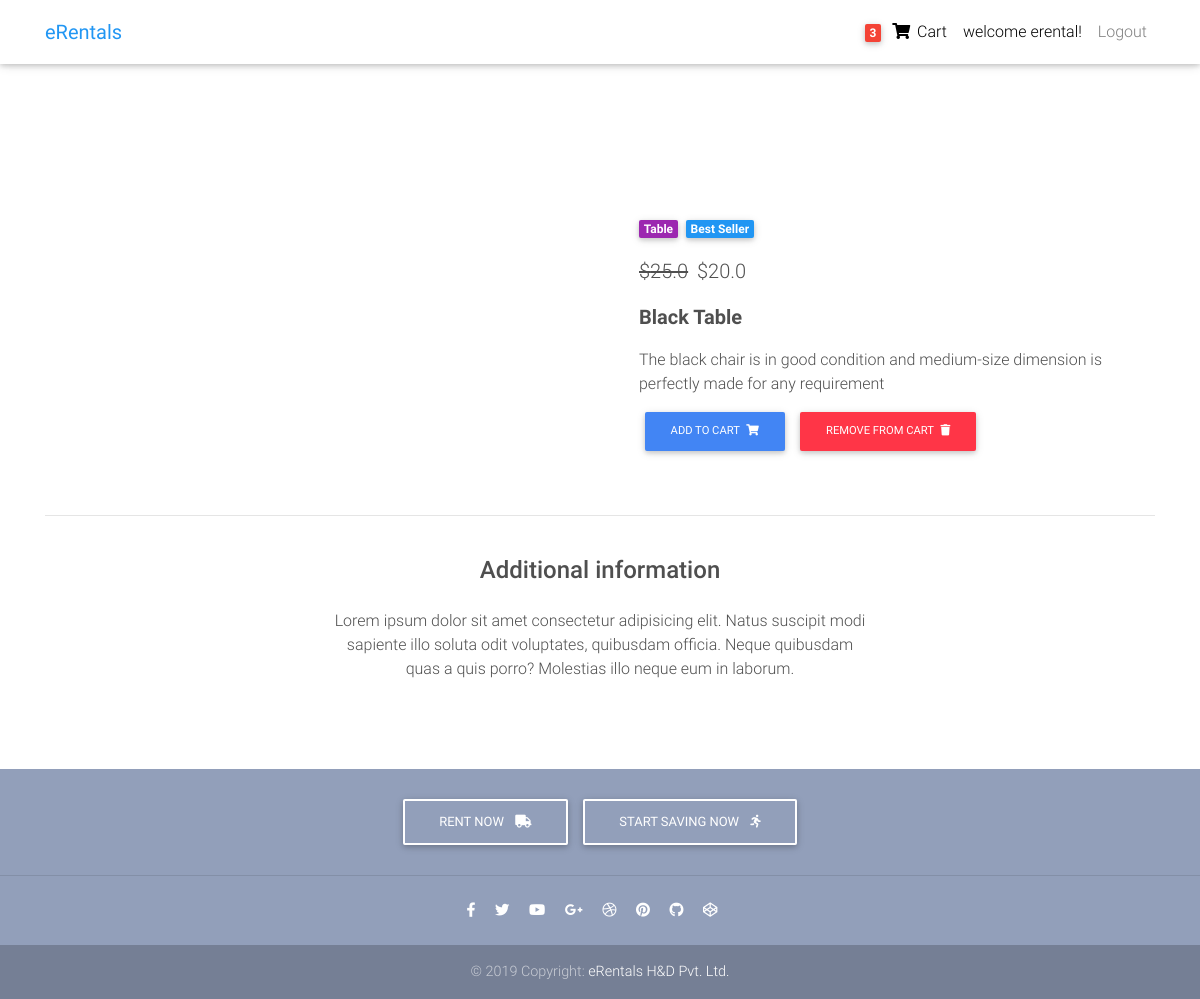
Page /product/2/ (signed in) on the committed database.
### core/models.py (models this page shows, shortened)
class Order(models.Model):
    user = models.ForeignKey(settings.AUTH_USER_MODEL, on_delete=models.CASCADE)
    items = models.ManyToManyField(OrderItem)
    start_date = models.DateTimeField(auto_now_add=True)
    ordered_date = models.DateTimeField()
    ordered = models.BooleanField(default=False)

class Item(models.Model) :
    item_name = models.CharField(max_length=100)
    price = models.FloatField()
    discount_price = models.FloatField(blank=True, null=True)
    category = models.CharField(choices=CATEGORY, max_length=2)
    label = models.CharField(choices=LABEL, max_length=2)
    description = models.TextField()
    def get_add_to_cart_url(self) :
        return reverse("core:add-to-cart", kwargs={
            "pk" : self.pk
        })
    def get_remove_from_cart_url(self) :
        return reverse("core:remove-from-cart", kwargs={
            "pk" : self.pk
        })

### core/views.py (the view)
# urls.py: path('product/<pk>/', ProductView.as_view(), name='product'),
class ProductView(DetailView):
    model = Item
    template_name = "product.html"

### core/templatetags/cart_template_tags.py (called while the page is built)
@register.filter
def cart_item_count(user) :
    if user.is_authenticated:
        qs = Order.objects.filter(user=user, ordered=False)
    if qs.exists():
        return qs[0].items.count()
    return 0

### core/templates/product.html (shortened to what this page needs)
{% extends 'base.html' %}
{% block content %}
  <main class="mt-5 pt-4">
    <div class="container dark-grey-text mt-5">
      <div class="row wow fadeIn">
        <div class="col-md-6 mb-4">
        </div>
        <div class="col-md-6 mb-4">
          <div class="p-4">
            <div class="mb-3">
              <a href="">
                <span class="badge purple mr-1">{{ object.get_category_display }}</span>
              </a>
              <a href="">
                <span class="badge blue mr-1">{{ object.get_label_display }}</span>
              </a>
            </div>
            <p class="lead">
            {% if object.discount_price %}
              <span class="mr-1">
              <del>${{ object.price }}</del>
              </span>
              <span>${{ object.discount_price }}</span>
            {% else %}
             <span>${{ object.price }}</span>
            {% endif %}
            </p>
            <p class="lead font-weight-bold">{{ object.item_name }}</p>
            <p>{{ object.description }}</p>
            <a href="{{ object.get_add_to_cart_url }}" class="btn btn-primary btn-md my-0 p" >Add to cart
                <i class="fas fa-shopping-cart ml-1"></i>
            </a>
            <a href="{{ object.get_remove_from_cart_url }}" class="btn btn-danger btn-md my-0 p" >Remove From cart
                <i class="fas fa-trash ml-1"></i>
            </a>
          </div>
        </div>
      </div>
      <hr>
      <div class="row d-flex justify-content-center wow fadeIn">
        <div class="col-md-6 text-center">
          <h4 class="my-4 h4">Additional information</h4>
          <p>Lorem ipsum dolor sit amet consectetur adipisicing elit. Natus suscipit modi sapiente illo soluta odit
            voluptates,
            quibusdam officia. Neque quibusdam quas a quis porro? Molestias illo neque eum in laborum.</p>
        </div>
      </div>
      <div class="row wow fadeIn">
        <div class="col-lg-4 col-md-12 mb-4">
        </div>
        <div class="col-lg-4 col-md-6 mb-4">
        </div>
        <div class="col-lg-4 col-md-6 mb-4">
        </div>
      </div>
    </div>
  </main>
{% endblock content %}

### core/templates/base.html (shortened to what this page needs)
{% load static %}
{% load cart_template_tags %}
<!DOCTYPE html>
<html lang="en">
<head>
  <link rel="stylesheet" href="https://use.fontawesome.com/releases/v5.11.2/css/all.css">
  <link href="{% static 'css/bootstrap.min.css' %}" rel="stylesheet">
  <link href="{% static 'css/mdb.min.css' %}" rel="stylesheet">
  <link href=" {% static 'css/style.min.css' %}" rel="stylesheet">
</head>
<body>
  <nav class="navbar fixed-top navbar-expand-lg navbar-light white scrolling-navbar">
    <div class="container">
      <a class="navbar-brand waves-effect" href="/">
        <strong class="blue-text">eRentals</strong>
      </a>
      <div class="collapse navbar-collapse" id="navbarSupportedContent">
        <ul class="navbar-nav nav-flex-icons">
            {% if user.is_authenticated %}
            <li class="nav-item">
                <a href="{% url 'core:order-summary' %}" class="nav-link waves-effect">
                {% if request.user|cart_item_count != 0 %}
                  <span class="badge red z-depth-1 mr-1"> {{ request.user|cart_item_count }} </span>
                {% endif %}
                <i class="fas fa-shopping-cart"></i>
                <span class="clearfix d-none d-sm-inline-block"> Cart </span>
                </a>
            </li>
            <li class="nav-item">
                 <a class="nav-link waves-effect">
                welcome {{ user.username }}!
                </a>
            </li>
                <a class="nav-link waves-effect" href="{% url 'logout' %}"> Logout</a>
            {% else %}
             </li class="nav-item">
                <a class="nav-link waves-effect" href="{% url 'login' %}"> Login</a>
            </li>
            {% endif %}
        </ul>
      </div>
    </div>
  </nav>
  <div class="mt-5 pt-4">
    </div>
    {% block content %}
    {% endblock content %}
    {% include "footer.html" %}
</body>
</html>

### core/templates/base.html (style rules this page uses)
html, body, header, .carousel { height: 60vh; }

### rows in the picture
Item: category "Table", label "Best Seller", price "25.0", discount_price "20.0", item_name "Black Table", description "The black chair is in good condition and medium-size dimension is perfectly made for any requirement"

### other values in the picture
{{ request.user|cart_item_count }} "3"
{{ user.username }} "erental"
